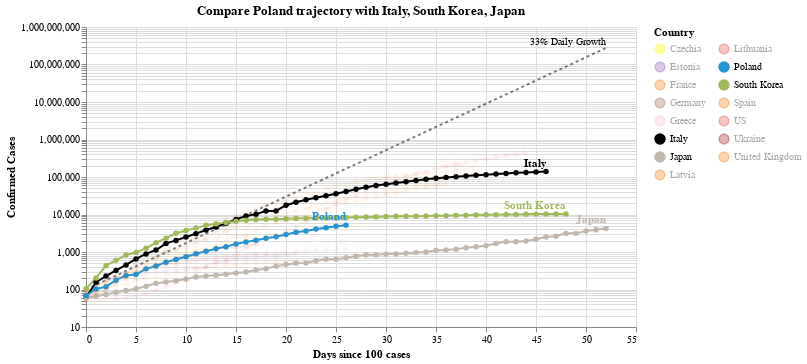

This figure's notebook cell:
### Code cell
#hide_input
chart3 = make_since_chart(['Poland'])
chart3

### Figure 1 — Vega-Lite specification as saved in the notebook (floating-point values rounded to 4 significant figures; data arrays with more than 128 entries replaced by an {"elided": "..."} marker saying what was removed)
{"config": {"view": {"continuousWidth": 400, "continuousHeight": 300}}, "layer": [{"mark": {"type": "line", "color": "black", "opacity": 0.5, "strokeDash": [3, 3]}, "encoding": {"x": {"type": "quantitative", "field": "Days since 100 cases"}, "y": {"type": "quantitative", "field": "Confirmed Cases"}}}, {"mark": {"type": "text", "align": "right", "dy": -6, "fontSize": 10, "text": "33% Daily Growth"}, "encoding": {"x": {"type": "quantitative", "field": "Days since 100 cases"}, "y": {"type": "quantitative", "field": "Confirmed Cases"}}, "transform": [{"filter": "(datum['Days since 100 cases'] >= 52)"}]}, {"data": {"name": "data-28c5b9e0973224b47da0b7d469076616"}, "mark": {"type": "line", "point": true}, "encoding": {"color": {"type": "nominal", "field": "Country", "legend": {"columns": 2}, "scale": {"domain": ["Czechia", "Estonia", "France", "Germany", "Greece", "Italy", "Japan", "Latvia", "Lithuania", "Poland", "South Korea", "Spain", "US", "Ukraine", "United Kingdom"], "range": ["yellow", "#9467bd", "#F58518", "#9D755D", "pink", "black", "#C1B7AD", "#F58518", "#E45756", "#2495D3", "#A1BA59", "#F58518", "#E45756", "brown", "#F58518"]}}, "opacity": {"condition": {"value": 1, "selection": "selector006"}, "value": 0.05}, "tooltip": [{"type": "nominal", "field": "Country"}, {"type": "temporal", "field": "Date"}, {"type": "quantitative", "field": "Confirmed Cases"}, {"type": "quantitative", "field": "Days since 100 cases"}], "x": {"type": "quantitative", "field": "Days since 100 cases"}, "y": {"type": "quantitative", "field": "Confirmed Cases", "scale": {"type": "log"}}}, "selection": {"selector006": {"type": "multi", "fields": ["Country"], "bind": "legend", "init": [{"Country": "Poland"}, {"Country": "Italy"}, {"Country": "South Korea"}, {"Country": "Japan"}]}}, "width": 550}, {"data": {"name": "data-28c5b9e0973224b47da0b7d469076616"}, "mark": {"type": "text", "align": "right", "dy": -8, "fontWeight": "bold"}, "encoding": {"color": {"type": "nominal", "field": "Country", "legend": {"columns": 2}, "scale": {"domain": ["Czechia", "Estonia", "France", "Germany", "Greece", "Italy", "Japan", "Latvia", "Lithuania", "Poland", "South Korea", "Spain", "US", "Ukraine", "United Kingdom"], "range": ["yellow", "#9467bd", "#F58518", "#9D755D", "pink", "black", "#C1B7AD", "#F58518", "#E45756", "#2495D3", "#A1BA59", "#F58518", "#E45756", "brown", "#F58518"]}}, "opacity": {"condition": {"value": 1, "selection": "selector006"}, "value": 0.05}, "text": {"type": "nominal", "field": "Country"}, "tooltip": [{"type": "nominal", "field": "Country"}, {"type": "temporal", "field": "Date"}, {"type": "quantitative", "field": "Confirmed Cases"}, {"type": "quantitative", "field": "Days since 100 cases"}], "x": {"type": "quantitative", "field": "Days since 100 cases"}, "y": {"type": "quantitative", "field": "Confirmed Cases", "scale": {"type": "log"}}}, "transform": [{"filter": "(datum['Date'] >= 1586304000000)"}], "width": 550}], "data": {"name": "data-f09db27554030584b68624814bcb106c"}, "title": "Compare Poland trajectory with Italy, South Korea, Japan", "$schema": "https://vega.github.io/schema/vega-lite/v4.0.2.json", "datasets": {"data-f09db27554030584b68624814bcb106c": [{"Days since 100 cases": 0, "Confirmed Cases": 100.0}, {"Days since 100 cases": 1, "Confirmed Cases": 133.0}, {"Days since 100 cases": 2, "Confirmed Cases": 176.9}, {"Days since 100 cases": 3, "Confirmed Cases": 235.3}, {"Days since 100 cases": 4, "Confirmed Cases": 312.9}, {"Days since 100 cases": 5, "Confirmed Cases": 416.2}, {"Days since 100 cases": 6, "Confirmed Cases": 553.5}, {"Days since 100 cases": 7, "Confirmed Cases": 736.1}, {"Days since 100 cases": 8, "Confirmed Cases": 979.1}, {"Days since 100 cases": 9, "Confirmed Cases": 1302.0}, {"Days since 100 cases": 10, "Confirmed Cases": 1732.0}, {"Days since 100 cases": 11, "Confirmed Cases": 2303.0}, {"Days since 100 cases": 12, "Confirmed Cases": 3064.0}, {"Days since 100 cases": 13, "Confirmed Cases": 4074.0}, {"Days since 100 cases": 14, "Confirmed Cases": 5419.0}, {"Days since 100 cases": 15, "Confirmed Cases": 7207.0}, {"Days since 100 cases": 16, "Confirmed Cases": 9586.0}, {"Days since 100 cases": 17, "Confirmed Cases": 12750.0}, {"Days since 100 cases": 18, "Confirmed Cases": 16960.0}, {"Days since 100 cases": 19, "Confirmed Cases": 22550.0}, {"Days since 100 cases": 20, "Confirmed Cases": 29990.0}, {"Days since 100 cases": 21, "Confirmed Cases": 39890.0}, {"Days since 100 cases": 22, "Confirmed Cases": 53060.0}, {"Days since 100 cases": 23, "Confirmed Cases": 70560.0}, {"Days since 100 cases": 24, "Confirmed Cases": 93850.0}, {"Days since 100 cases": 25, "Confirmed Cases": 124800.0}, {"Days since 100 cases": 26, "Confirmed Cases": 166000.0}, {"Days since 100 cases": 27, "Confirmed Cases": 220800.0}, {"Days since 100 cases": 28, "Confirmed Cases": 293700.0}, {"Days since 100 cases": 29, "Confirmed Cases": 390600.0}, {"Days since 100 cases": 30, "Confirmed Cases": 519500.0}, {"Days since 100 cases": 31, "Confirmed Cases": 690900.0}, {"Days since 100 cases": 32, "Confirmed Cases": 918900.0}, {"Days since 100 cases": 33, "Confirmed Cases": 1222000.0}, {"Days since 100 cases": 34, "Confirmed Cases": 1625000.0}, {"Days since 100 cases": 35, "Confirmed Cases": 2162000.0}, {"Days since 100 cases": 36, "Confirmed Cases": 2875000.0}, {"Days since 100 cases": 37, "Confirmed Cases": 3824000.0}, {"Days since 100 cases": 38, "Confirmed Cases": 5086000.0}, {"Days since 100 cases": 39, "Confirmed Cases": 6764000.0}, {"Days since 100 cases": 40, "Confirmed Cases": 8996000.0}, {"Days since 100 cases": 41, "Confirmed Cases": 11970000.0}, {"Days since 100 cases": 42, "Confirmed Cases": 15910000.0}, {"Days since 100 cases": 43, "Confirmed Cases": 21170000.0}, {"Days since 100 cases": 44, "Confirmed Cases": 28150000.0}, {"Days since 100 cases": 45, "Confirmed Cases": 37440000.0}, {"Days since 100 cases": 46, "Confirmed Cases": 49790000.0}, {"Days since 100 cases": 47, "Confirmed Cases": 66230000.0}, {"Days since 100 cases": 48, "Confirmed Cases": 88080000.0}, {"Days since 100 cases": 49, "Confirmed Cases": 117100000.0}, {"Days since 100 cases": 50, "Confirmed Cases": 155800000.0}, {"Days since 100 cases": 51, "Confirmed Cases": 207200000.0}, {"Days since 100 cases": 52, "Confirmed Cases": 275600000.0}], "data-28c5b9e0973224b47da0b7d469076616": {"elided": "525 records"}}}
